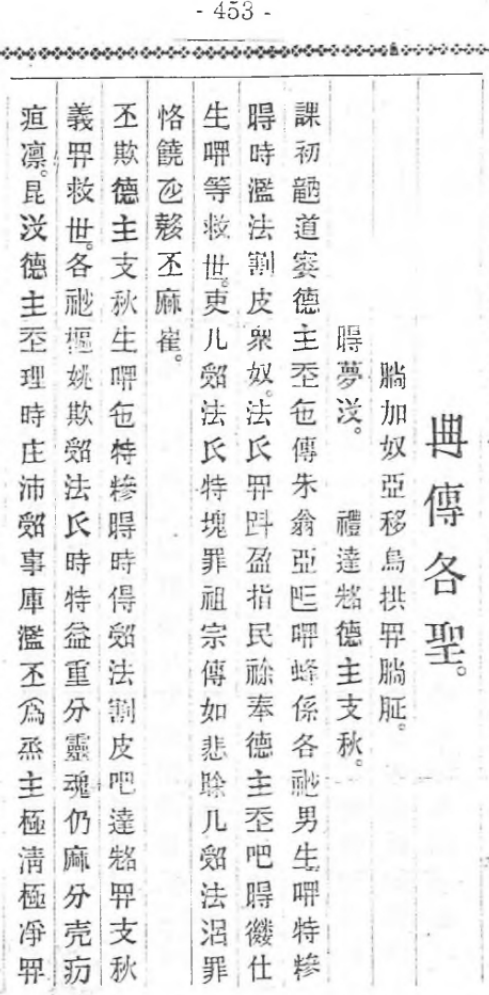
#> input picture pilot/images/han_nom/hn_001.png, 489 x 995 px
$ python -i preprocess.py   (imports and definitions only)
#> lines starting #> are read from the running program, lines starting #| are printed output that depends on the picture; after the words box and inside, x2 and y2 are one past the last pixel; in counts of white or black regions, pixels touching at a corner belong together
#> further down, picture is the input picture: shape (995, 489, 3); min 30, max 255, mean 235.8
"""Image preprocessing operations used by the OCR application.

Images are represented as RGB arrays when they have three channels. OpenCV
operations are applied internally using grayscale or binary uint8 arrays as
appropriate, but the public color conversion API never silently swaps RGB and
BGR channels.
"""

from __future__ import annotations

from abc import ABC, abstractmethod
from collections.abc import Mapping
from copy import deepcopy
from dataclasses import dataclass
from typing import Any
from uuid import uuid4

import cv2
import numpy as np

COLOR_RGB = 0
COLOR_GRAYSCALE = 1
COLOR_BINARY = 2

_BINARY_OPERATIONS = {"erode", "dilate", "open", "close"}
_GRAYSCALE_OPERATIONS = _BINARY_OPERATIONS | {"white_tophat", "black_tophat"}
_KERNEL_SHAPES = {"rect": cv2.MORPH_RECT, "ellipse": cv2.MORPH_ELLIPSE}
_RECT_ORIENTATIONS = {"square", "horizontal", "vertical"}


def _validate_image(image: np.ndarray) -> np.ndarray:
    if not isinstance(image, np.ndarray):
        raise TypeError("image must be a NumPy array")
    if image.ndim not in (2, 3):
        raise ValueError("image must be a 2D grayscale or 3D color array")
    if image.ndim == 3 and image.shape[2] not in (3, 4):
        raise ValueError("color images must have 3 RGB or 4 RGBA channels")
    if image.size == 0:
        raise ValueError("image must not be empty")
    return image


def _as_uint8(image: np.ndarray) -> np.ndarray:
    image = _validate_image(image)
    if image.dtype == np.uint8:
        return image.copy()

    if np.issubdtype(image.dtype, np.floating) and np.nanmax(image) <= 1.0:
        image = image * 255.0
    return np.clip(image, 0, 255).astype(np.uint8)


def _to_grayscale(image: np.ndarray) -> np.ndarray:
    image = _as_uint8(image)
    if image.ndim == 2:
        return image
    if image.shape[2] == 4:
        return cv2.cvtColor(image, cv2.COLOR_RGBA2GRAY)
    return cv2.cvtColor(image, cv2.COLOR_RGB2GRAY)


def _otsu_threshold(grayscale: np.ndarray) -> np.ndarray:
    """Apply Otsu thresholding to a grayscale uint8 image."""
    _, binary = cv2.threshold(
        grayscale,
        0,
        255,
        cv2.THRESH_BINARY | cv2.THRESH_OTSU,
    )
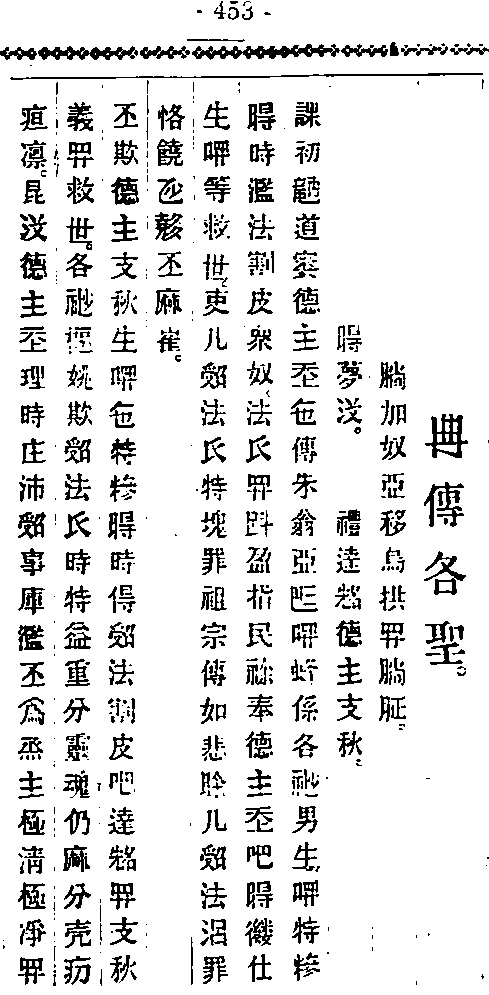
#> binary: shape (995, 489); 88.1% white; 741 black regions (345 under 20 px), largest, box (x1, y1, x2, y2) and area: (192, 44, 340, 60) 1149, (10, 73, 483, 80) 892, (425, 414, 468, 458) 816
    return binary


# ---------------------------------------------------------------------------
# Standalone image transformation functions
# ---------------------------------------------------------------------------


# [28 lines left out: function convert_color, not called in this run]


def reverse_color(image: np.ndarray) -> np.ndarray:
    """Invert every image channel, exchanging black and white values."""
    return cv2.bitwise_not(_as_uint8(image))


# [8 lines left out: function remove_artifact, not called in this run]


def _validate_morphology_parameters(
    operation: str,
    kernel_size: int,
    iterations: int,
    allowed_operations: set[str],
) -> tuple[str, int, int]:
    operation = operation.lower().replace("-", "_").replace(" ", "_")
    if operation not in allowed_operations:
        allowed = ", ".join(sorted(allowed_operations))
        raise ValueError(f"unsupported morphology operation; choose from {allowed}")
    if not isinstance(kernel_size, (int, np.integer)) or kernel_size < 1:
        raise ValueError("kernel_size must be a positive integer")
    if kernel_size % 2 == 0:
        raise ValueError("kernel_size must be odd")
    if not isinstance(iterations, (int, np.integer)) or iterations < 1:
        raise ValueError("iterations must be a positive integer")
    return operation, int(kernel_size), int(iterations)


def _kernel(
    kernel_size: int,
    kernel_shape: str,
    kernel_orientation: str = "square",
) -> np.ndarray:
    kernel_shape = kernel_shape.lower().replace("-", "_")
    if kernel_shape not in _KERNEL_SHAPES:
        raise ValueError("kernel_shape must be 'rect' or 'ellipse'")

    if kernel_shape == "rect":
        kernel_orientation = kernel_orientation.lower().replace("-", "_")
        if kernel_orientation not in _RECT_ORIENTATIONS:
            raise ValueError(
                "kernel_orientation must be 'square', 'horizontal', or 'vertical'"
            )
        kernel_dimensions = {
            "square": (kernel_size, kernel_size),
            "horizontal": (kernel_size, 1),
            "vertical": (1, kernel_size),
        }[kernel_orientation]
    else:
        kernel_dimensions = (kernel_size, kernel_size)

    return cv2.getStructuringElement(
        _KERNEL_SHAPES[kernel_shape],
        kernel_dimensions,
    )


def _morphology(
    image: np.ndarray,
    operation: str,
    kernel_size: int,
    iterations: int,
    kernel_shape: str,
    kernel_orientation: str,
    allowed_operations: set[str],
) -> np.ndarray:
    operation, kernel_size, iterations = _validate_morphology_parameters(
        operation,
        kernel_size,
        iterations,
        allowed_operations,
    )
    structuring_element = _kernel(kernel_size, kernel_shape, kernel_orientation)

    if operation == "erode":
        return cv2.erode(image, structuring_element, iterations=iterations)
    if operation == "dilate":
        return cv2.dilate(image, structuring_element, iterations=iterations)

    operation_code = {
        "open": cv2.MORPH_OPEN,
        "close": cv2.MORPH_CLOSE,
        "white_tophat": cv2.MORPH_TOPHAT,
        "black_tophat": cv2.MORPH_BLACKHAT,
    }[operation]
    return cv2.morphologyEx(
        image,
        operation_code,
        structuring_element,
        iterations=iterations,
    )
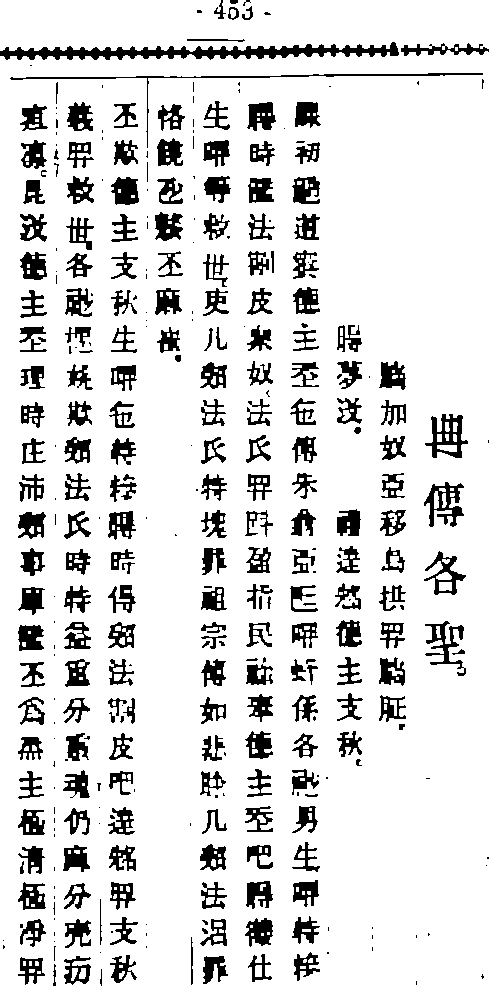
#> returned value: shape (995, 489); 86.1% white; 350 black regions (133 under 20 px), largest, box (x1, y1, x2, y2) and area: (0, 42, 399, 60) 3283, (10, 73, 483, 148) 977, (425, 414, 468, 458) 835


def binary_morphology(
    image: np.ndarray,
    operation: str = "open",
    kernel_size: int = 3,
    iterations: int = 1,
    kernel_shape: str = "rect",
    kernel_orientation: str = "square",
) -> np.ndarray:
    """Apply morphology to a binary image.

    Non-binary inputs are converted with Otsu thresholding using white as the
    foreground. The output always contains only 0 and 255 values.
    """
    grayscale = _to_grayscale(image)
    if np.all(np.isin(np.unique(grayscale), (0, 255))):
        binary = grayscale
    else:
        binary = _otsu_threshold(grayscale)

    result = _morphology(
        binary,
        operation,
        kernel_size,
        iterations,
        kernel_shape,
        kernel_orientation,
        _BINARY_OPERATIONS,
    )
    return np.where(result > 0, 255, 0).astype(np.uint8)


# [19 lines left out: function grayscale_morphology, not called in this run]


# ---------------------------------------------------------------------------
# Transformation parameter schema and plugin classes
# ---------------------------------------------------------------------------


@dataclass(frozen=True)
class ParamSpec:
    """Descriptor for a configurable transformation parameter."""

    name: str
    label: str
    type: str  # "select", "slider", "number"
    default: Any
    options: list[Any] | None = None
    option_labels: dict[Any, str] | None = None
    min_value: int | float | None = None
    max_value: int | float | None = None
    step: int | float | None = None
    help: str | None = None
    visible_when: dict[str, Any] | None = None


# [68 lines that did not run here, left out]


# [23 lines that did not run here, left out]


# [10 lines that did not run here, left out]


# [21 lines that did not run here, left out]


# [65 lines that did not run here, left out]


# [74 lines that did not run here, left out]


# ---------------------------------------------------------------------------
# PreprocessPipeline holding all available transformation methods
# ---------------------------------------------------------------------------


# [122 lines that did not run here, left out]


# Register built-in transformations into PreprocessPipeline
# [5 lines not run here, left out]

>>> import cv2
>>> picture = cv2.cvtColor(cv2.imread('../pilot/images/han_nom/hn_001.png'), cv2.COLOR_BGR2RGB)
>>> result = binary_morphology(picture)

$ run again, on pilot/images/han_nom/hn_002.png
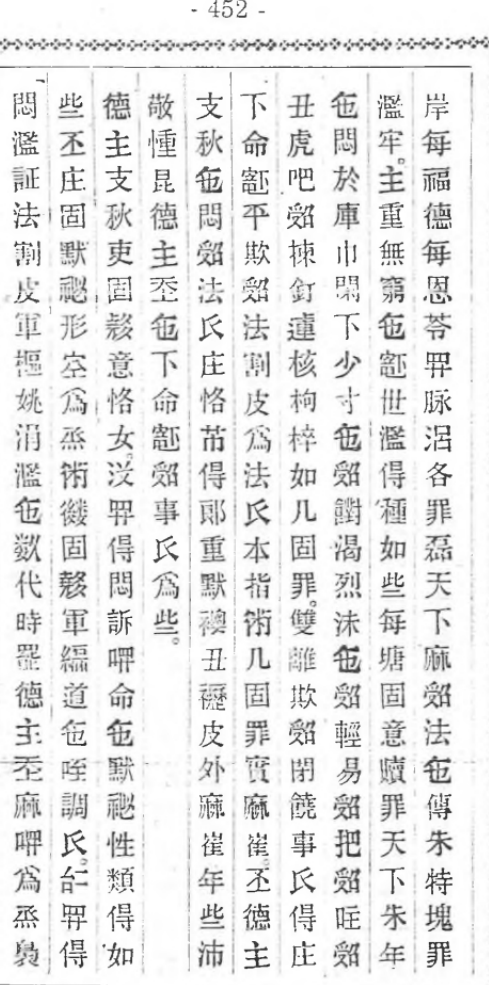
#> input picture pilot/images/han_nom/hn_002.png, 489 x 985 px
#> picture is the input picture: shape (985, 489, 3); min 32, max 255, mean 231.8
#> in _otsu_threshold, `_, binary = cv2.threshold( grayscale, 0, 255, cv2.THRESH_BINARY | cv2...`:
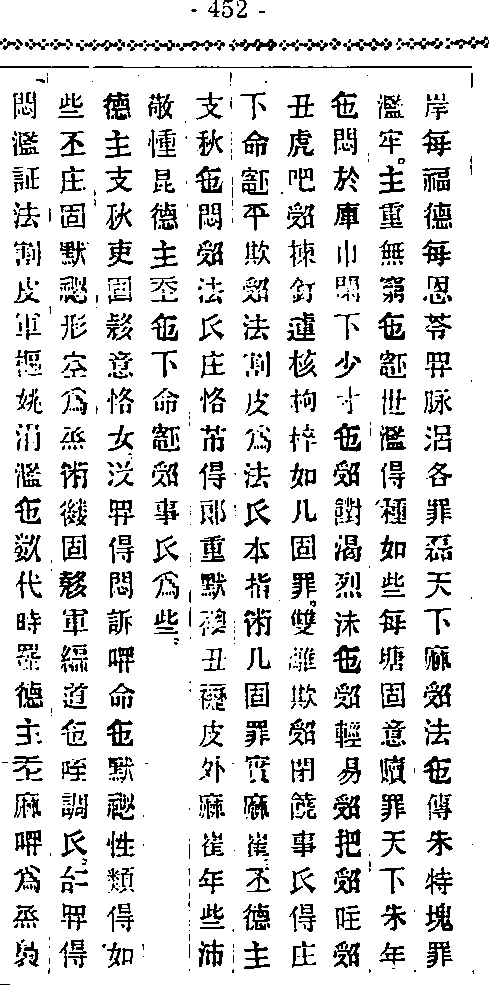
#> binary: shape (985, 489); 85.8% white; black in thin lines or dots
#> in _morphology, `return cv2.morphologyEx( image, operation_code, structuring_element, i..`:
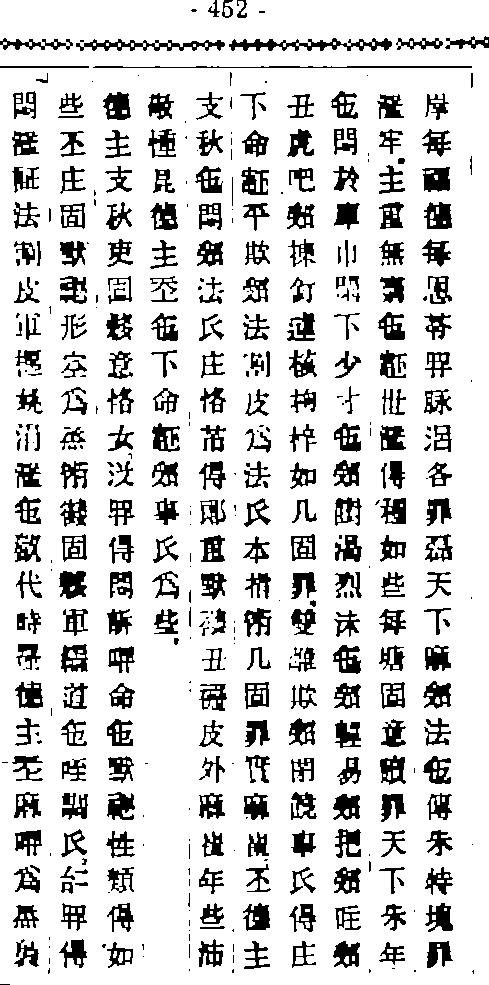
#> returned value: shape (985, 489); 83.2% white; 442 black regions (150 under 20 px), largest, box (x1, y1, x2, y2) and area: (229, 38, 392, 51) 999, (76, 39, 225, 51) 793, (93, 66, 472, 68) 596
